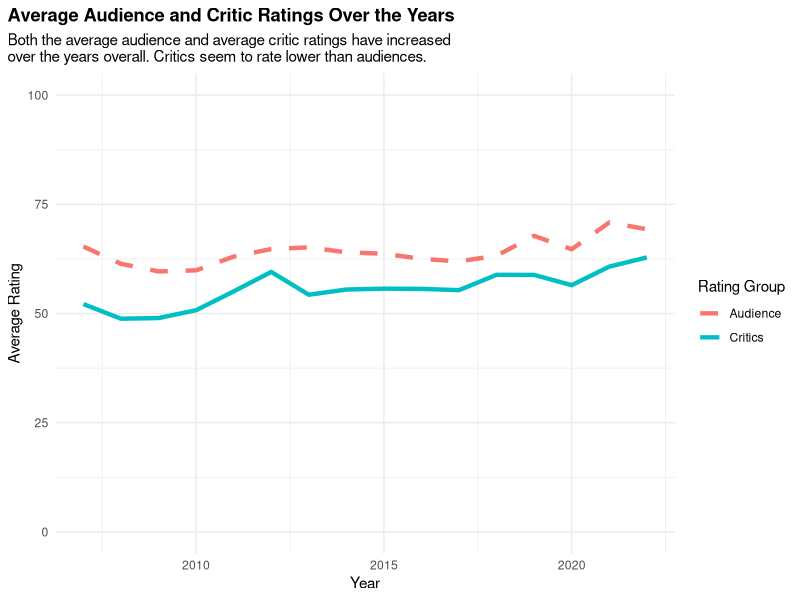
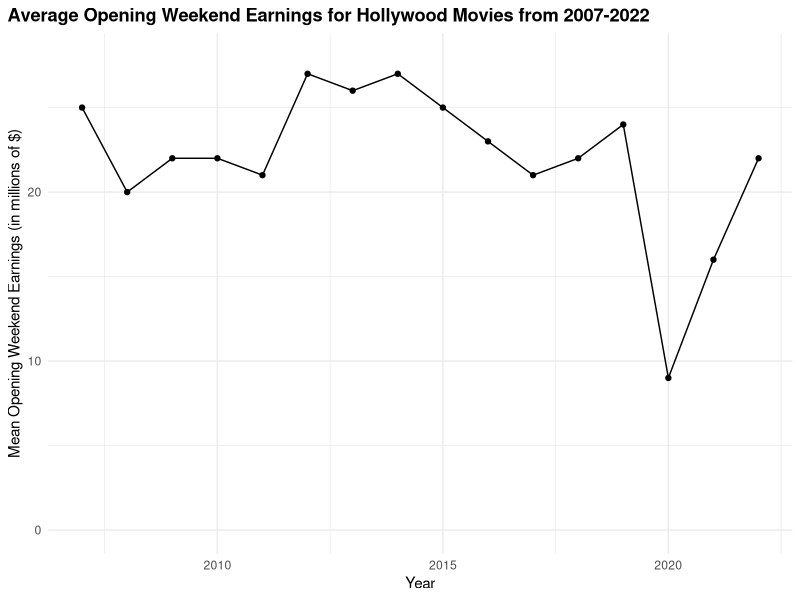
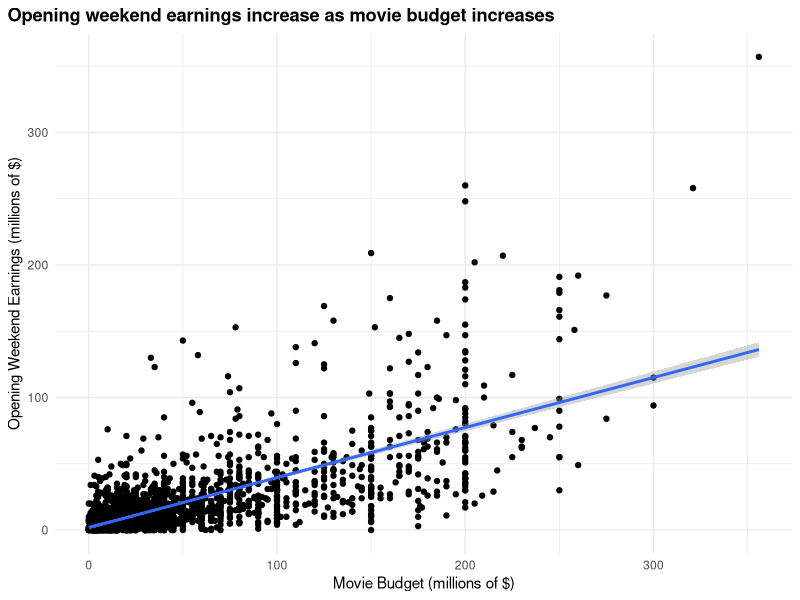
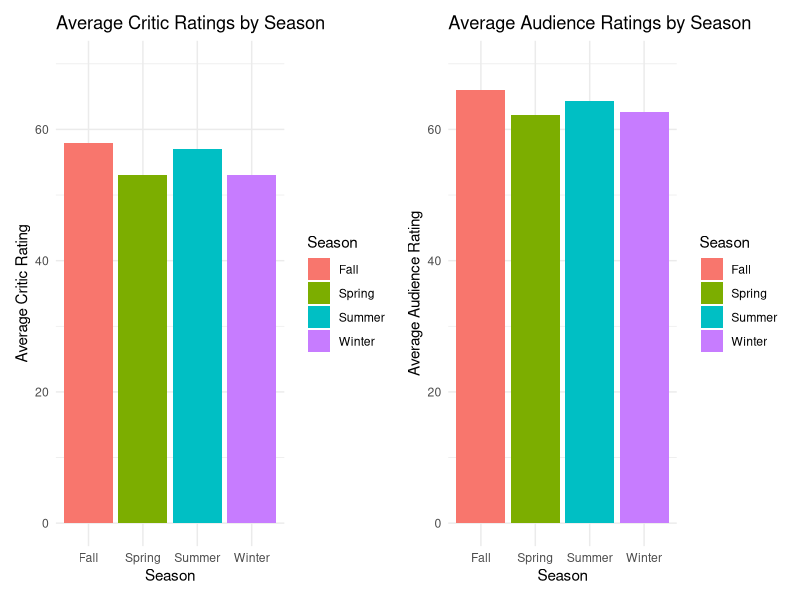

The R source for these figures, in order:
## ---- chunk 1
#| label: basic-setup

# load packages and data
library(tidyverse)
library(scales)
library(ggrepel)
library(patchwork)

movie_data <- read_csv("data/movie_data.csv")
## ---- chunk 2
#| label: fig-yearly-avg-ratings
#| fig-cap: caption...

movie_data |> 
  group_by(year) |> 
  summarize(avg_critics_ratings = mean(average_critics, 
                                       na.rm = TRUE),
            avg_audience_ratings = mean(average_audience, 
                                        na.rm = TRUE)) |> 
  ggplot(aes(x = year)) +
  geom_line(aes(y = avg_critics_ratings, 
                color = "Critics"), 
            size = 1.5) +
  geom_line(aes(y = avg_audience_ratings, 
                color = "Audience"), 
            linetype = "dashed", 
            size = 1.5) +
  labs(title = "Average Audience and Critic Ratings Over the Years",
       subtitle = "Both the average audience and average critic ratings have increased 
over the years overall. Critics seem to rate lower than audiences.",
       x = "Year",
       y = "Average Rating",
       color = "Rating Group") +
  theme_minimal() +
  theme(plot.title = element_text(face = "bold"),
        plot.title.position = "plot") +
  ylim(0, 100)
## ---- chunk 3
#| label: fig-yearly-opening-wknd
#| fig-cap: caption...

year_opening_success <- movie_data |> 
  group_by(year) |> 
  summarize(mean_opening_success = round(mean(opening_weekend_million, na.rm = TRUE)))  |> 
  arrange(desc(mean_opening_success)) 

ggplot(year_opening_success, aes(x = year, y = mean_opening_success)) +
  geom_line() +
  geom_point() +
  labs(x = "Year", 
       y = "Mean Opening Weekend Earnings (in millions of $)", 
       title = "Average Opening Weekend Earnings for Hollywood Movies from 2007-2022") +
  ylim(0, 28) +
  theme_minimal() +
  theme(plot.title = element_text(face = "bold"),
        plot.title.position = "plot")
## ---- chunk 4
#| label: fig-opening-wknd-by-budget
#| fig-cap: The correlation between a movie's production budget in millions of dollars and how much it earned during its opening weekend.

movie_data |> 
  ggplot(aes(x = budget_million, y = opening_weekend_million)) +
  geom_point() +
  geom_smooth(method = "lm") +
  labs(x = "Movie Budget (millions of $)",
       y = "Opening Weekend Earnings (millions of $)",
       title = "Opening weekend earnings increase as movie budget increases") +
  theme_minimal() +
  theme(plot.title = element_text(face = "bold"),
        plot.title.position = "plot")

## ---- chunk 5
#| label: fig-seasonal_ratings
#| fig-cap: caption...

seasonal_critics_plot <- movie_data |> 
  group_by(season)  |> 
  summarise(avg_critic_rating = round(mean(average_critics, na.rm = TRUE)))  |> 
  arrange(desc(avg_critic_rating))  |> 
  ggplot(aes(x = season, y = avg_critic_rating, fill = season)) +
  geom_bar(stat = "identity") +
  labs(title = "Average Critic Ratings by Season",
       x = "Season",
       y = "Average Critic Rating",
       fill = "Season") +
  theme_minimal() +
  ylim(0, 70)

seasonal_audience_plot <-  movie_data |>  
  group_by(season) |> 
  summarise(avg_audience_rating = mean(average_audience, na.rm = TRUE)) |> 
  arrange(desc(avg_audience_rating)) |> 
  ggplot(aes(x = season, y = avg_audience_rating, fill = season)) +
  geom_bar(stat = "identity") +
  labs(title = "Average Audience Ratings by Season",
       x = "Season",
       y = "Average Audience Rating",
       fill = "Season") +
  theme_minimal() +
  ylim(0, 70)


seasonal_critics_plot + seasonal_audience_plot
